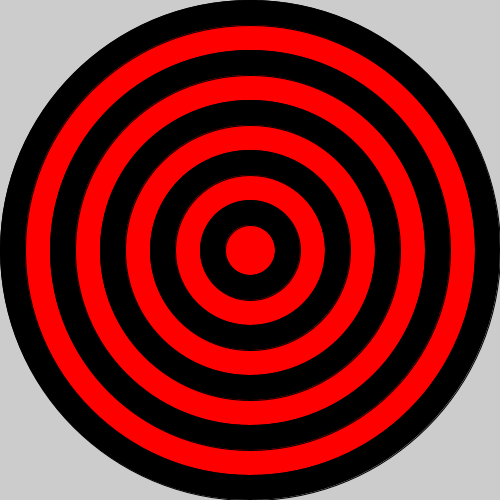
Frame 1 (no input)
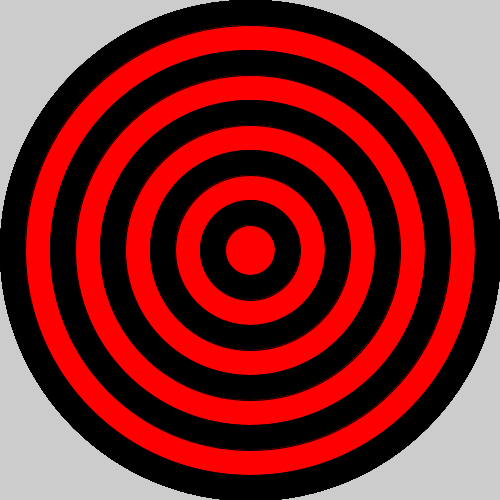
Frame 60 (the mouse pressed at the canvas centre just before this capture)
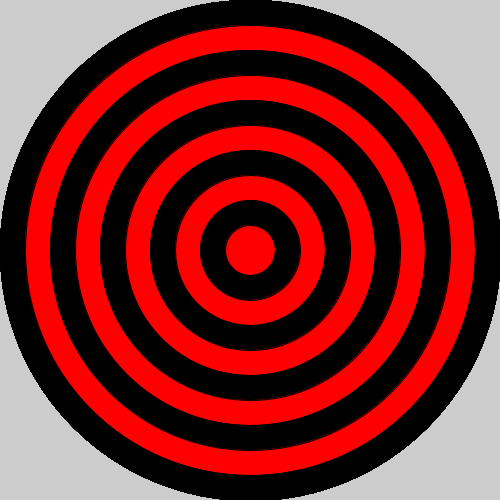
Frame 120 (the mouse held since frame 60 and released just before this capture)

The Processing sketch that drew these frames (run headless with seeded random() and noise(); from frame 60 on, the mouse is pressed at the canvas centre):

// Processing sketch: bullseye
// ── bullseye.pde
int target = 500;

void setup(){
  size(500,500);
}

void draw(){
 for(int  i=10; i>=0;i--){
   if(i%2==0){
     fill(0,0,0);
     ellipse(250,250,i*50, i*50);
     target=target-50;
      }
      
      else{ 
      fill(255,0,0);
      ellipse(250,250,i*50, i*50);
      }
 
 }
 
}
